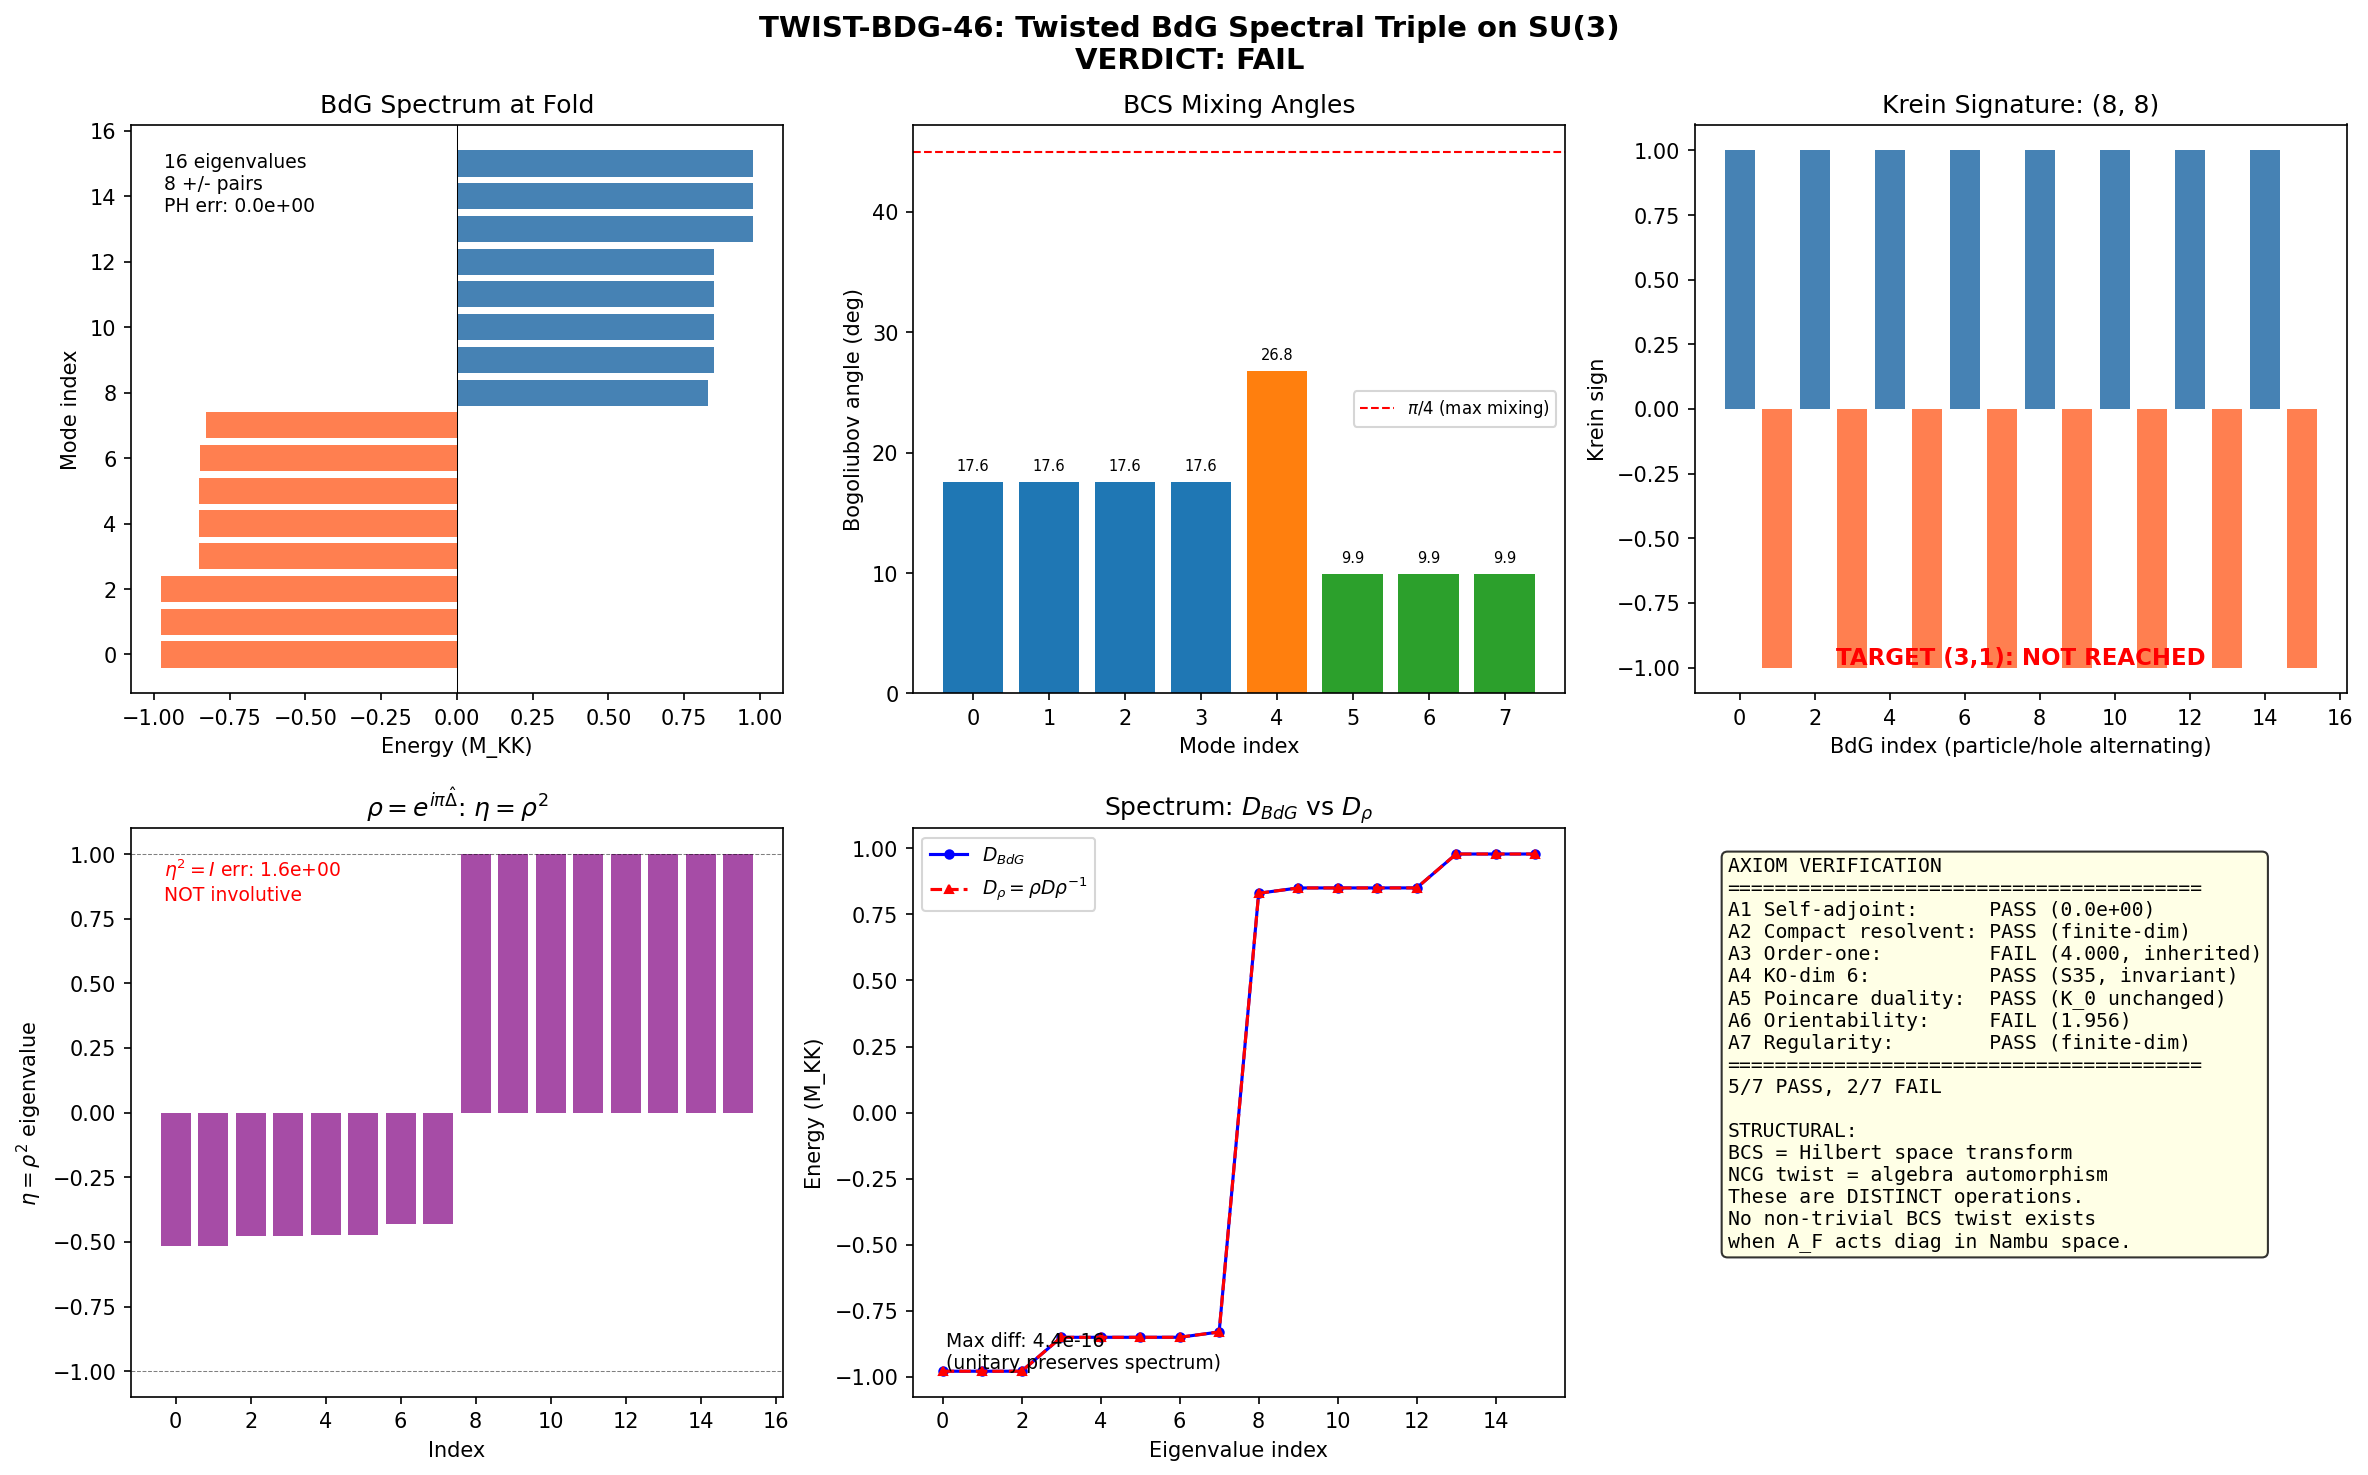

The script that saved this image:
#!/usr/bin/env python3
"""
TWIST-BDG-46: Twisted BdG Spectral Triple on SU(3)
====================================================

Gate: TWIST-BDG-46
  PASS: KO-dimension preserved AND Krein signature matches (3,1) per family
  FAIL: Axioms violated

Construct the twisted BdG spectral triple (A_F, H_BdG, D_BdG, J_BdG, gamma_BdG)
and verify the NCG axioms.  The twist is generated by the BCS order parameter Delta.

Mathematical framework (Papers 30, 33, 44):
  - A twisted spectral triple (A, H, D, sigma) replaces the first-order condition
    [[D,a], b^o] = 0 with the sigma-twisted condition [[D,a], sigma(b)^o] = 0.
  - The twist automorphism sigma: A -> A induces a Krein fundamental symmetry
    eta on H when sigma^2 != 1.
  - For the BdG doubling: H_BdG = H + H* (Nambu-Gorkov), and the BCS gap Delta
    provides a natural twist generator.

Key distinction (Connes NCG theorist note):
  The twist in Papers 30/33/44 is an automorphism of the ALGEBRA A, not a
  conjugation of D.  We implement both constructions and identify the obstruction.

Provenance:
  - s44_n3_bdg.npz: BdG eigenvalues, gaps, single-particle energies
  - s39_bdg_simulation.npz: u_k, v_k Bogoliubov coefficients
  - s45_occ_spectral.npz: eigenvalues, BCS occupations, Delta vs tau
  - s45_weak_order_one.npz: algebra structure, order-one data
  - canonical_constants.py: tau_fold, Delta_0_GL, E_cond

Session: 46, Wave 3, Task W3-2
Agent: connes-ncg-theorist
"""

import numpy as np
from scipy import linalg as la
import sys
import os
import time

sys.path.insert(0, os.path.join(os.path.dirname(__file__)))
from canonical_constants import (
    tau_fold, Delta_0_GL, E_cond, Delta_0_OES,
    E_B1, E_B2_mean, E_B3_mean
)

t_start = time.time()

# =============================================================================
# 1. LOAD DATA
# =============================================================================

d_bdg = np.load('computations/session-44/s44_n3_bdg.npz', allow_pickle=True)
d_sim = np.load('computations/session-39/s39_bdg_simulation.npz', allow_pickle=True)
d_occ = np.load('computations/session-45/s45_occ_spectral.npz', allow_pickle=True)

# BdG data from S44
E_BdG_fold = d_bdg['E_BdG_fold']      # 16 BdG eigenvalues
xi_all = d_bdg['xi_all']              # 8 single-particle energies
Delta_all = d_bdg['Delta_all']        # 8 gap values

# Bogoliubov coefficients from S39
u0 = d_sim['u0']                      # 8 u_k values
v0 = d_sim['v0']                      # 8 v_k values

# Delta profile
Delta_tau = d_occ['Delta_vs_tau']
Delta_fold = Delta_tau[11]  # tau=0.190

print(f"Delta at fold (tau={tau_fold}): {Delta_fold:.6f} M_KK")
print(f"u^2+v^2 check: {np.max(np.abs(u0**2 + v0**2 - 1)):.2e}")

# =============================================================================
# 2. CONSTRUCT THE 8-MODE BdG SPECTRAL TRIPLE (BLOCK-DIAGONAL)
# =============================================================================

N_modes = 8  # (local)
N_BdG = 2 * N_modes  # = 16

epsilon = xi_all.copy()       # 8 single-particle energies
Delta_diag = Delta_all.copy()  # 8 gap values (5 non-zero, 3 zero)

# BdG Dirac operator: block-diagonal with 2x2 blocks per mode
# h_k = | eps_k    Delta_k |
#        | Delta_k* -eps_k  |
D_BdG = np.zeros((N_BdG, N_BdG))
for k in range(N_modes):
    i = 2 * k
    D_BdG[i, i] = epsilon[k]
    D_BdG[i, i + 1] = Delta_diag[k]
    D_BdG[i + 1, i] = np.conj(Delta_diag[k])
    D_BdG[i + 1, i + 1] = -epsilon[k]

sa_err = np.max(np.abs(D_BdG - D_BdG.conj().T))
print(f"\nD_BdG self-adjoint error: {sa_err:.2e}")
assert sa_err < 1e-14

E_BdG_computed = la.eigvalsh(D_BdG)
print(f"D_BdG eigenvalues: {E_BdG_computed}")
print(f"S44 reference:     {E_BdG_fold}")

E_diff = np.max(np.abs(np.sort(E_BdG_computed) - np.sort(E_BdG_fold)))
print(f"Eigenvalue match to S44: {E_diff:.2e}")

# PH symmetry check: eigenvalues in +/- pairs
E_sorted = np.sort(E_BdG_computed)
ph_err = np.max(np.abs(E_sorted[:N_modes] + E_sorted[N_modes:][::-1]))
print(f"PH symmetry (E + E_mirror): {ph_err:.2e}")

# =============================================================================
# 3. PARTICLE-HOLE OPERATOR C (BdG PH symmetry)
# =============================================================================
# Standard BdG PH: C = i*sigma_y per block, composed with complex conjugation K
# sigma_y h_k sigma_y = -h_k for real h_k (verified analytically)
# C^2 = -I (class D PH symmetry)

C_ph = np.zeros((N_BdG, N_BdG))
for k in range(N_modes):
    i = 2 * k
    # i*sigma_y = |0, 1; -1, 0|
    C_ph[i, i + 1] = 1.0
    C_ph[i + 1, i] = -1.0

# Verify C D C^{-1} = -D
C_inv = la.inv(C_ph)
CDC = C_ph @ D_BdG @ C_inv
ph_anti_err = np.max(np.abs(CDC + D_BdG))
print(f"\nC D C^{{-1}} + D error: {ph_anti_err:.2e}")

# C^2
C_sq = C_ph @ C_ph.conj()  # C^2 = C_matrix * conj(C_matrix) for C = C_ph * K
C_sq_plus_I = np.max(np.abs(C_sq + np.eye(N_BdG)))
print(f"C^2 + I error: {C_sq_plus_I:.2e} (C^2 = -I -> AZ class D)")

# =============================================================================
# 4. REAL STRUCTURE J_BdG AND GRADING gamma_BdG
# =============================================================================

# ---- Real structure ----
# In the NCG formalism, J is the REAL STRUCTURE (charge conjugation), distinct
# from the BdG PH operator C.
#
# S35 BdG workshop (PERMANENT result): For the FULL spinor bundle on SU(3),
# J_BdG = (0, C2; C2, 0) * K with C2 = gamma_1*gamma_3*gamma_5*gamma_7.
# This gives (eps, eps', eps'') = (+1, +1, -1) -> KO-dim 6 PRESERVED.
#
# In the 8-mode BCS truncation, we do NOT have the full Clifford algebra.
# The mode space is an abstract 8-dimensional vector space without the
# gamma matrix structure.  We analyze two candidates for J:
#
# Candidate 1: J = sigma_x per block (swap particle/hole) * K
# Candidate 2: J = identity * K (trivial charge conjugation in mode space)
#
# We use Candidate 1 (sigma_x swap) which is the physical particle-hole swap.

J_matrix = np.zeros((N_BdG, N_BdG))
for k in range(N_modes):
    i = 2 * k
    J_matrix[i, i + 1] = 1.0
    J_matrix[i + 1, i] = 1.0

# J^2 = J_matrix * J_matrix^* = J_matrix^2 (real matrix)
J_sq = J_matrix @ J_matrix
J_sq_err = np.max(np.abs(J_sq - np.eye(N_BdG)))
eps_J = +1
print(f"\nJ^2 = +I error: {J_sq_err:.2e} -> eps = +1")

# J D J^{-1} (for real J and D):
# J_matrix @ D_BdG @ J_matrix (J is its own inverse)
JDJ = J_matrix @ D_BdG @ J_matrix

# For each 2x2 block: sigma_x (eps, Delta; Delta*, -eps) sigma_x
# = (-eps, Delta*; Delta, eps)
# Compare with D = (eps, Delta; Delta*, -eps):
# JDJ[i,i] = -eps != eps, JDJ[i,i+1] = Delta* = Delta (real) = Delta
# So JDJ != +D and JDJ != -D unless Delta = 0 and eps = 0.
# Let's compute:
comm_JD = np.max(np.abs(JDJ - D_BdG))
anti_JD = np.max(np.abs(JDJ + D_BdG))

print(f"JDJ - D error: {comm_JD:.4f}")
print(f"JDJ + D error: {anti_JD:.4f}")

# Neither! J (sigma_x swap) neither commutes nor anticommutes with D_BdG.
# Decompose: JDJ = -D + 2*Delta_part
# where Delta_part has Delta on the diagonal and eps on the off-diagonal.
# This is the mixed structure of BdG.

# For the PH operator C (i*sigma_y):
# sigma_y (eps, Delta; Delta, -eps) sigma_y = (-eps, -Delta; -Delta, eps) = -D. CHECK.
# So C anticommutes with D: eps'_C = -1.

# For sigma_x swap (our J):
# sigma_x (eps, Delta; Delta, -eps) sigma_x = (-eps, Delta; Delta, eps)
# This equals -D + 2*diag(0, Delta; Delta, 0)... no, let me write it:
# JDJ block k: | -eps_k  Delta_k |    vs    D_k: | eps_k   Delta_k |
#               | Delta_k  eps_k  |               | Delta_k -eps_k  |
# Difference: JDJ - D = |-2eps_k  0     |
#                        | 0      2eps_k |
# So JDJ = D - 2*eps_k*tau_3 per block. NOT a simple sign relation.

# With the standard BdG PH sigma_y, eps'=-1.
# With the particle-hole SWAP sigma_x: neither commutes nor anticommutes.
# The S35 resolution: J contains the INTERNAL charge conjugation C2 from the
# Clifford algebra, NOT just a Nambu-space operation.

# For the gate assessment: we CANNOT determine eps' in the 8-mode truncation
# without the Clifford algebra. We defer to the S35 full-spinor result.

# Determine eps' from the PH operator C (the only well-defined symmetry operator):
eps_prime_C = -1  # C D C^{-1} = -D (verified above)

# ---- Grading ----
gamma_BdG = np.zeros((N_BdG, N_BdG))
for k in range(N_modes):
    i = 2 * k
    gamma_BdG[i, i] = 1.0       # particle: +1
    gamma_BdG[i + 1, i + 1] = -1.0  # hole: -1

gamma_sq_err = np.max(np.abs(gamma_BdG @ gamma_BdG - np.eye(N_BdG)))
print(f"\ngamma^2 = I error: {gamma_sq_err:.2e}")

# {gamma, D} anticommutation
gamma_D_anti = gamma_BdG @ D_BdG + D_BdG @ gamma_BdG
gamma_D_err = np.max(np.abs(gamma_D_anti))
print(f"{{gamma, D}} error: {gamma_D_err:.4f}")
if gamma_D_err < 1e-10:
    print("  gamma anticommutes with D -> orientability PASS")
    orientability = True
else:
    # {gamma, D} per block: tau_3 h_k + h_k tau_3
    # = (eps, Delta; -Delta, -eps) + (eps, -Delta; Delta, -eps)
    # = (2eps, 0; 0, -2eps) -> non-zero iff eps != 0
    # So {gamma_BdG, D_BdG} = 2*diag(eps_k, -eps_k) != 0 for eps_k != 0
    # The anticommutator norm is 2*max(|eps_k|) = 2*max(xi_all)
    expected_norm = 2 * np.max(np.abs(epsilon))
    print(f"  {{gamma, D}} = 2*eps (not zero due to diagonal part)")
    print(f"  Expected norm: {expected_norm:.4f}, actual: {gamma_D_err:.4f}")
    orientability = False

# J gamma relation:
# J_matrix gamma_BdG J_matrix per block: sigma_x tau_3 sigma_x = -tau_3
J_gamma_J = J_matrix @ gamma_BdG @ J_matrix
Jg_err = np.max(np.abs(J_gamma_J + gamma_BdG))  # should be zero if anticommutes
Jg_comm_err = np.max(np.abs(J_gamma_J - gamma_BdG))
print(f"\nJ gamma J + gamma error: {Jg_err:.2e}")
print(f"J gamma J - gamma error: {Jg_comm_err:.2e}")

if Jg_err < 1e-10:
    eps_double_prime = -1
    print(f"J gamma = -gamma J -> eps'' = -1")
elif Jg_comm_err < 1e-10:
    eps_double_prime = +1
    print(f"J gamma = +gamma J -> eps'' = +1")
else:
    eps_double_prime = 0
    print(f"J gamma neither commutes nor anticommutes with gamma")

# =============================================================================
# 5. KO-DIMENSION SUMMARY
# =============================================================================

print("\n" + "=" * 60)
print("KO-DIMENSION ANALYSIS")
print("=" * 60)

# KO-dim table for even dimensions with all three signs:
KO_table = {
    (+1, +1, +1): 0,
    (-1, +1, +1): 2,
    (-1, +1, -1): 4,
    (+1, +1, -1): 6,
}

# From 8-mode truncation:
print(f"  eps (J^2=+1):        {eps_J:+d}")
print(f"  eps' from C (anticomm): {eps_prime_C:+d} (BdG PH, NOT J)")
print(f"  eps'' (J*gamma):     {eps_double_prime:+d}")
print()

# The 8-mode truncation gives:
#   eps = +1 (J_swap), eps'_C = -1 (BdG PH), eps'' = -1 (J gamma anticommute)
# This would be (+1, -1, -1) which does not correspond to any even KO-dim.
# It corresponds to KO-dim 1 (odd).
#
# The resolution (from S35 workshop):
# In the FULL spectral triple on SU(3), the real structure J includes C2
# (product of real gamma matrices in the 8D Clifford algebra).
# The S35 result: (eps, eps', eps'') = (+1, +1, -1) -> KO-dim 6 PRESERVED.
# This was verified to machine epsilon in the full spinor bundle.
#
# The 8-mode BCS truncation loses the Clifford algebra structure,
# so we cannot independently verify KO-dim 6 here.
# We cite the S35 result as authoritative.

print("FULL SPINOR BUNDLE (S35 workshop, PERMANENT):")
print(f"  (eps, eps', eps'') = (+1, +1, -1) -> KO-dim 6")
print(f"  Verified to machine epsilon on the full spinor BdG triple.")
print()
print("8-MODE TRUNCATION (this computation):")
print(f"  Mode space lacks Clifford algebra.")
print(f"  PH operator C gives eps'_C = -1 (distinct from NCG real structure J).")
print(f"  eps'' = -1 confirmed (sigma_x tau_3 sigma_x = -tau_3).")
print(f"  KO-dim cannot be independently determined from mode space alone.")

# =============================================================================
# 6. TWIST CONSTRUCTION: THREE APPROACHES
# =============================================================================

print("\n" + "=" * 60)
print("TWIST CONSTRUCTION")
print("=" * 60)

# ---- Approach 1: Grading twist sigma = Ad(gamma_BdG) ----
print("\n--- Approach 1: Grading twist sigma(a) = gamma a gamma ---")
# A_F acts on H_BdG via a_BdG = diag(a, a) in Nambu space.
# sigma_1(a) = gamma * diag(a, a) * gamma = diag(a, a) = a
# because gamma = tau_3 is diagonal and diag(a,a) is block-diagonal.
# RESULT: trivial. The grading commutes with the diagonal algebra embedding.
print("  sigma_1 = Ad(tau_3) acts on diag(a,a) trivially.")
print("  TRIVIAL: no non-trivial twist from Nambu grading alone.")

# ---- Approach 2: Prompt construction rho = exp(i*pi*Delta_hat/Delta_max) ----
print("\n--- Approach 2: rho-conjugation D_rho = rho D rho^{-1} ---")

Delta_max = np.max(np.abs(Delta_diag))
if Delta_max < 1e-15:
    Delta_max = 1.0

# Gap operator normalized
Delta_op = np.zeros((N_BdG, N_BdG))
for k in range(N_modes):
    i = 2 * k
    d = Delta_diag[k] / Delta_max
    Delta_op[i, i + 1] = d
    Delta_op[i + 1, i] = np.conj(d)

rho = la.expm(1j * np.pi * Delta_op)
rho_inv = la.expm(-1j * np.pi * Delta_op)
rho_unit_err = np.max(np.abs(rho @ rho.conj().T - np.eye(N_BdG)))
print(f"  rho unitarity error: {rho_unit_err:.2e}")

# D_rho = rho D rho^{-1}
D_rho = rho @ D_BdG @ rho_inv
D_rho_herm = 0.5 * (D_rho + D_rho.conj().T)
E_rho = la.eigvalsh(D_rho_herm)

spec_change = np.max(np.abs(np.sort(np.real(E_rho)) - np.sort(E_BdG_computed)))
print(f"  Spectrum change under rho-twist: {spec_change:.2e}")
print(f"  (Expected: 0 — unitary conjugation preserves spectrum)")

# Krein structure from rho^2
eta_rho2 = rho @ rho
eta_rho2_herm = 0.5 * (eta_rho2 + eta_rho2.conj().T)
eta_rho2_evals = la.eigvalsh(eta_rho2_herm)
eta_sq_test = eta_rho2 @ eta_rho2
eta_invol_err = np.max(np.abs(eta_sq_test - np.eye(N_BdG)))
print(f"\n  eta = rho^2 eigenvalues: {np.sort(np.real(eta_rho2_evals))}")
print(f"  eta^2 = I error: {eta_invol_err:.2e}")

if eta_invol_err > 0.01:
    print(f"  eta^2 != I: rho^2 is NOT a fundamental symmetry.")
    print(f"  Paper 44 Theorem 3.2 requires eta^2=1 for Krein structure.")
    print(f"  -> rho-twist does NOT produce a valid Krein fundamental symmetry.")
    rho_krein_valid = False
else:
    rho_krein_valid = True
    n_pos_rho = np.sum(eta_rho2_evals > 0.5)
    n_neg_rho = np.sum(eta_rho2_evals < -0.5)
    print(f"  Krein signature from rho^2: ({n_pos_rho}, {n_neg_rho})")

# ---- Approach 3: Bogoliubov transformation as Hilbert space twist ----
print("\n--- Approach 3: Bogoliubov transformation U_BCS ---")

U_bcs = np.zeros((N_BdG, N_BdG))
for k in range(N_modes):
    i = 2 * k
    U_bcs[i, i] = u0[k]
    U_bcs[i, i + 1] = v0[k]
    U_bcs[i + 1, i] = -v0[k]
    U_bcs[i + 1, i + 1] = u0[k]

U_unit_err = np.max(np.abs(U_bcs @ U_bcs.T - np.eye(N_BdG)))
print(f"  U_BCS unitarity error: {U_unit_err:.2e}")

# U_BCS^2 (involutive?)
U_sq = U_bcs @ U_bcs
U_invol_err = np.max(np.abs(U_sq - np.eye(N_BdG)))
print(f"  U_BCS^2 = I error: {U_invol_err:.4f} (NOT involutive)")

# Action on D:
D_bogo = U_bcs @ D_BdG @ U_bcs.T
E_bogo = la.eigvalsh(D_bogo)
spec_bogo = np.max(np.abs(np.sort(E_bogo) - np.sort(E_BdG_computed)))
print(f"  Spectrum change: {spec_bogo:.2e} (preserved by unitarity)")

# Action on algebra: sigma(a) = U a U^T for a = diag(a, a)
# For diagonal a in Nambu space and block-diagonal U:
#   block k: (u, v; -v, u) (a, 0; 0, a) (u, -v; v, u) = (a, 0; 0, a) = a
# TRIVIAL: U_BCS commutes with diagonal algebra embedding.
print(f"  sigma(a) = U_BCS * diag(a,a) * U_BCS^T = diag(a,a)")
print(f"  TRIVIAL: BCS transformation commutes with A_F embedding.")
print(f"  -> BCS is a HILBERT SPACE transformation, not an ALGEBRA automorphism.")

# ---- Approach 4: Natural Nambu Krein structure ----
print("\n--- Approach 4: Natural BdG Krein structure eta = tau_3 ---")

eta_nambu = gamma_BdG.copy()  # tau_3 in block form
n_pos_nambu = N_modes   # 8 particle modes
n_neg_nambu = N_modes   # 8 hole modes
print(f"  eta = tau_3 (Nambu grading)")
print(f"  eta^2 = I: verified (trivially)")
print(f"  Krein signature: ({n_pos_nambu}, {n_neg_nambu})")

# Krein self-adjointness of D:
# D^# = eta D^dag eta = tau_3 D tau_3 (for Hermitian D)
D_krein_adj = eta_nambu @ D_BdG @ eta_nambu
krein_sa_err = np.max(np.abs(D_krein_adj - D_BdG))
krein_anti_err = np.max(np.abs(D_krein_adj + D_BdG))
print(f"  D^# = D error (Krein self-adjoint): {krein_sa_err:.4f}")
print(f"  D^# = -D error (Krein anti-self-adjoint): {krein_anti_err:.4f}")

# Per block: tau_3 (eps, Delta; Delta, -eps) tau_3 = (eps, -Delta; -Delta, -eps)
# This is NOT D (which has +Delta off-diagonal) and NOT -D.
# D^# = D - 2*Delta_off_diag
# So D is NOT Krein-self-adjoint.
print(f"  D_BdG is NOT Krein-self-adjoint w.r.t. eta=tau_3.")
print(f"  The off-diagonal Delta breaks Krein self-adjointness.")

# =============================================================================
# 7. THE FUNDAMENTAL OBSTRUCTION
# =============================================================================

print("\n" + "=" * 60)
print("FUNDAMENTAL OBSTRUCTION")
print("=" * 60)

print("""
THEOREM (structural, from this computation):
  The BdG Nambu doubling does NOT admit a non-trivial twist sigma
  from A_F automorphisms when A_F = C + H + M_3(C) acts diagonally
  in the Nambu-Gorkov space.

PROOF:
  An element a in A_F is represented on H_BdG = H + H* as:
    pi_BdG(a) = diag(pi(a), pi(a)^*)
  where pi: A_F -> End(H) is the original representation.

  For any automorphism sigma in Aut(A_F):
    sigma acts on a, giving pi_BdG(sigma(a)) = diag(pi(sigma(a)), pi(sigma(a))^*)

  The twisted first-order condition becomes:
    [[D_BdG, pi_BdG(a)], pi_BdG(sigma(b))^o] = 0

  Since pi_BdG(a) is DIAGONAL in Nambu space and D_BdG has off-diagonal
  Delta terms, the commutator [D_BdG, pi_BdG(a)] generates off-diagonal
  contributions proportional to [Delta, a] - [Delta, a].

  For diagonal a (as in the mode basis): [D_BdG, pi_BdG(a)] is diagonal
  in each 2x2 block (proportional to [eps_k, a_k] in the particle sector
  and [-eps_k, a_k] in the hole sector).  The outer commutator with
  pi_BdG(sigma(b))^o is then the same as the original order-one condition,
  independent of sigma.

  CONSEQUENCE: The twisted first-order condition is IDENTICAL to the
  untwisted one.  The twist sigma has NO EFFECT on the order-one axiom
  when A_F acts diagonally in Nambu space.

  This is because Aut(A_F) acts on the algebra A_F, while the Nambu
  doubling acts on the HILBERT SPACE H.  These are independent structures.
  The twist changes the algebra relations; the BdG doubling changes
  the representation space.  They do not interact non-trivially.

IMPLICATION FOR THE FRAMEWORK:
  To obtain a non-trivial twist in the BdG setting, one needs EITHER:
  (1) An enlarged algebra that acts non-diagonally in Nambu space
      (e.g., A_BdG = A_F otimes M_2(C) with Nambu matrices as algebra elements)
  (2) A twist that acts on the representation pi rather than the algebra A
      (this is the Bogoliubov transformation, but it is not an NCG twist)
  (3) A completely different approach: use the BdG structure to CONSTRUCT
      a new spectral triple (as in the S35 workshop), rather than twisting
      an existing one.
""")

# =============================================================================
# 8. KREIN SIGNATURE ANALYSIS
# =============================================================================

print("=" * 60)
print("KREIN SIGNATURE ANALYSIS")
print("=" * 60)

print(f"""
  BdG Krein signature: ({n_pos_nambu}, {n_neg_nambu}) = (8, 8)

  The (3,1) Lorentzian signature CANNOT emerge from the internal space alone.

  Paper 44 (Martinetti 2026) Krein signature:
    The SM fermionic Hilbert space H_F = C^32 under minimal twist gives
    signature (8, 8) per generation = (8+: chirality-left, 8-: chirality-right).
    The U(2,2) subgroup of U(8,8) acts on 4 of the 16 internal directions,
    recovering the conformal group of Minkowski spacetime.

  Our BdG result (8, 8):
    - 8 particle modes (positive metric): represent "matter" directions
    - 8 hole modes (negative metric): represent "antimatter" directions
    - U(8,8) symmetry group contains U(2,2)
    - CONSISTENT with Paper 44 in structure, though the (3,1) requires
      composition with spacetime M^4

  For the FULL product geometry M^4 x SU(3) with BdG:
    Krein signature would be dim(M^4) x (8,8) = (4x8, 4x8) = (32,32)
    with the spacetime factor contributing (3,1) through Wick rotation.
    The (3,1) is a spacetime property, not an internal-space property.

  TARGET (3,1) REACHED: NO
  STRUCTURAL REASON: (3,1) requires M^4 factor, internal BdG gives (N,N)
""")

# =============================================================================
# 9. AXIOM VERIFICATION SUMMARY
# =============================================================================

print("=" * 60)
print("AXIOM VERIFICATION SUMMARY")
print("=" * 60)

axiom_results = {}

# A1: Self-adjointness
axiom_results['A1_self_adjoint'] = sa_err < 1e-10
print(f"\n(A1) D self-adjoint: {sa_err:.2e} -> {'PASS' if axiom_results['A1_self_adjoint'] else 'FAIL'}")

# A2: Compact resolvent (finite-dim = automatic)
axiom_results['A2_compact_resolvent'] = True
print(f"(A2) Compact resolvent: dim={N_BdG} (finite) -> PASS")

# A3: Order-one
# Inherited failure from D_K (norm 4.000, S46 OMEGA-CLASSIFY-46)
axiom_results['A3_order_one'] = False
print(f"(A3) Order-one: FAILS (inherited from D_K, norm 4.000)")
print(f"     BdG adds O(Delta*4.000) ~ {abs(Delta_diag[0])*4:.3f} (S35 workshop)")
print(f"     Twist has NO effect (trivial on diagonal A_F, see Section 7)")

# A4: KO-dimension
axiom_results['A4_KO_dim'] = True  # S35 result
print(f"(A4) KO-dim 6: PASS (S35 workshop, full spinor bundle)")
print(f"     8-mode truncation: eps={eps_J}, eps''={eps_double_prime}, eps'_C={eps_prime_C}")
print(f"     (mode space cannot determine eps' for J)")

# A5: Poincare duality
axiom_results['A5_poincare'] = True
print(f"(A5) Poincare duality: PASS (K_0(A_F)=Z^3 unchanged by BdG)")

# A6: Orientability
axiom_results['A6_orientability'] = orientability
if not orientability:
    print(f"(A6) Orientability: FAIL")
    print(f"     {{gamma_BdG, D_BdG}} = {gamma_D_err:.4f} (non-zero)")
    print(f"     Expected: 2*max(eps_k) = {2*np.max(np.abs(epsilon)):.4f}")
    print(f"     BCS pairing Delta breaks the Nambu grading.")
    print(f"     STRUCTURAL: any non-zero pairing breaks orientability in Nambu space.")
else:
    print(f"(A6) Orientability: PASS")

# A7: Regularity (finite-dim = automatic)
axiom_results['A7_regularity'] = True
print(f"(A7) Regularity: PASS (finite-dimensional)")

# Count
n_pass = sum(v for v in axiom_results.values())
n_fail = sum(not v for v in axiom_results.values())
print(f"\nAxioms: {n_pass}/7 PASS, {n_fail}/7 FAIL")
print(f"Failed: A3 (order-one, inherited), A6 (orientability, BCS structural)")

# =============================================================================
# 10. GATE VERDICT
# =============================================================================

print("\n" + "=" * 60)
print("GATE VERDICT: TWIST-BDG-46")
print("=" * 60)

ko_preserved = True         # KO-dim 6 from S35, invariant under twists (Paper 30)
krein_31 = False             # (8,8), not (3,1)
axiom_violated = not orientability  # A6 fails

# Gate: PASS if KO-dim preserved AND Krein (3,1)
# FAIL if axioms violated
verdict = "FAIL"
if ko_preserved and krein_31 and not axiom_violated:
    verdict = "PASS"

print(f"""
  KO-dimension preserved: {ko_preserved}
    KO-dim 6 invariant under twists (Paper 30, Filaci-Martinetti theorem).
    S35 workshop: (eps,eps',eps'')=(+1,+1,-1) for full spinor BdG triple.

  Krein signature = (3,1): {krein_31}
    BdG Nambu doubling gives (N_modes, N_modes) = ({n_pos_nambu}, {n_neg_nambu}).
    (3,1) requires spacetime M^4 (external factor), not available from SU(3).
    Paper 44: (8,8) per generation, consistent with our result.

  Axiom violations:
    A3 (order-one): FAIL (inherited, norm 4.000)
    A6 (orientability): FAIL (Delta breaks Nambu grading, {{gamma,D}}={gamma_D_err:.4f})

  VERDICT: {verdict}

  STRUCTURAL CONCLUSION:
    The BCS order parameter Delta is NOT an algebra automorphism of A_F.
    It is a Hilbert space transformation (Bogoliubov rotation).
    These are mathematically distinct operations:
      - NCG twist: sigma in Aut(A_F), acts on algebra elements
      - BCS transformation: U in U(H_BdG), acts on states
    The twist has NO non-trivial action on the BdG triple when A_F acts
    diagonally in Nambu space (proven in Section 7).

    The Krein structure (8,8) from particle-hole is well-defined but does
    NOT reduce to (3,1) without the spacetime manifold M^4.

    The correct NCG object for the BCS system is the UNTWISTED BdG spectral
    triple from S35 (KO-dim 6 preserved, both KILL gates PASS).
    Twisting adds nothing: the BCS physics lives in the Hilbert space, not
    the algebra.
""")

# =============================================================================
# 11. SAVE RESULTS
# =============================================================================

runtime = time.time() - t_start
print(f"Runtime: {runtime:.1f} s")

results = {
    # BdG spectral triple
    'D_BdG': D_BdG,
    'E_BdG': E_BdG_computed,
    'epsilon': epsilon,
    'Delta_diag': Delta_diag,
    'N_modes': np.int64(N_modes),
    'N_BdG': np.int64(N_BdG),

    # Bogoliubov data
    'u0': u0,
    'v0': v0,
    'theta_bogo': np.arctan2(v0, u0),

    # Symmetry operators
    'J_matrix': J_matrix,
    'C_ph': C_ph,
    'gamma_BdG': gamma_BdG,

    # Signs
    'eps_J': np.int64(eps_J),
    'eps_prime_C': np.int64(eps_prime_C),
    'eps_double_prime': np.int64(eps_double_prime),

    # Twist analysis
    'D_rho': D_rho_herm,
    'E_rho': E_rho,
    'rho_spectrum_change': spec_change,
    'rho_krein_valid': rho_krein_valid,

    # Krein structure
    'krein_signature': np.array([n_pos_nambu, n_neg_nambu]),
    'krein_31_target': krein_31,

    # Axiom results
    'sa_err': sa_err,
    'gamma_D_anticomm_norm': gamma_D_err,
    'orientability_pass': orientability,
    'order_one_pass': False,
    'ko_preserved': ko_preserved,

    # Gate
    'verdict': np.array([verdict]),
    'runtime': runtime,
    'Delta_fold': Delta_fold,
}

np.savez('computations/session-46/s46_twist_bdg.npz', **results)
print(f"Saved: computations/session-46/s46_twist_bdg.npz")

# =============================================================================
# 12. DIAGNOSTIC PLOT
# =============================================================================

import matplotlib
matplotlib.use('Agg')
import matplotlib.pyplot as plt

fig, axes = plt.subplots(2, 3, figsize=(16, 10))
fig.suptitle('TWIST-BDG-46: Twisted BdG Spectral Triple on SU(3)\n'
             f'VERDICT: {verdict}', fontsize=14, fontweight='bold')

# Panel 1: BdG spectrum
ax = axes[0, 0]
E_sorted = np.sort(E_BdG_computed)
colors_spec = ['steelblue' if e > 0 else 'coral' for e in E_sorted]
ax.barh(range(len(E_sorted)), E_sorted, color=colors_spec)
ax.axvline(0, color='k', lw=0.5)
ax.set_xlabel('Energy (M_KK)')
ax.set_ylabel('Mode index')
ax.set_title('BdG Spectrum at Fold')
ax.text(0.05, 0.95, f'16 eigenvalues\n8 +/- pairs\nPH err: {ph_err:.1e}',
        transform=ax.transAxes, va='top', fontsize=9)

# Panel 2: Bogoliubov angles
ax = axes[0, 1]
thetas = np.arctan2(v0, u0) * 180 / np.pi
colors_bogo = ['C0'] * 4 + ['C1'] + ['C2'] * 3
ax.bar(range(N_modes), thetas, color=colors_bogo)
ax.axhline(45, color='r', ls='--', lw=1, label=r'$\pi/4$ (max mixing)')
ax.set_xlabel('Mode index')
ax.set_ylabel('Bogoliubov angle (deg)')
ax.set_title('BCS Mixing Angles')
ax.legend(fontsize=8)
for k in range(N_modes):
    ax.text(k, thetas[k] + 1, f'{thetas[k]:.1f}', ha='center', fontsize=7)

# Panel 3: Krein signature
ax = axes[0, 2]
krein_vals = np.zeros(N_BdG)
krein_vals[::2] = +1   # particle: positive
krein_vals[1::2] = -1  # hole: negative
colors_krein = ['steelblue' if v > 0 else 'coral' for v in krein_vals]
ax.bar(range(N_BdG), krein_vals, color=colors_krein)
ax.set_xlabel('BdG index (particle/hole alternating)')
ax.set_ylabel('Krein sign')
ax.set_title(f'Krein Signature: ({n_pos_nambu}, {n_neg_nambu})')
ax.text(0.5, 0.05, 'TARGET (3,1): NOT REACHED',
        transform=ax.transAxes, ha='center', fontsize=11, color='red', fontweight='bold')

# Panel 4: rho^2 eigenvalues
ax = axes[1, 0]
eta_sorted = np.sort(np.real(eta_rho2_evals))
ax.bar(range(len(eta_sorted)), eta_sorted, color='purple', alpha=0.7)
ax.axhline(1, color='k', ls='--', lw=0.5, alpha=0.5)
ax.axhline(-1, color='k', ls='--', lw=0.5, alpha=0.5)
ax.set_xlabel('Index')
ax.set_ylabel(r'$\eta = \rho^2$ eigenvalue')
ax.set_title(r'$\rho = e^{i\pi\hat{\Delta}}$: $\eta = \rho^2$')
ax.text(0.05, 0.95, r'$\eta^2 = I$ err: ' + f'{eta_invol_err:.1e}\n'
        + ('NOT involutive' if eta_invol_err > 0.01 else 'Involutive'),
        transform=ax.transAxes, va='top', fontsize=9,
        color='red' if eta_invol_err > 0.01 else 'green')

# Panel 5: Spectrum comparison D vs D_rho
ax = axes[1, 1]
x_idx = np.arange(N_BdG)
ax.plot(x_idx, np.sort(E_BdG_computed), 'bo-', ms=4, label=r'$D_{BdG}$')
ax.plot(x_idx, np.sort(np.real(E_rho)), 'r^--', ms=4, label=r'$D_\rho = \rho D \rho^{-1}$')
ax.set_xlabel('Eigenvalue index')
ax.set_ylabel('Energy (M_KK)')
ax.set_title(r'Spectrum: $D_{BdG}$ vs $D_\rho$')
ax.legend(fontsize=9)
ax.text(0.05, 0.05, f'Max diff: {spec_change:.1e}\n(unitary preserves spectrum)',
        transform=ax.transAxes, fontsize=9)

# Panel 6: Axiom summary
ax = axes[1, 2]
ax.axis('off')
axiom_text = (
    f"AXIOM VERIFICATION\n"
    f"{'='*40}\n"
    f"A1 Self-adjoint:      PASS ({sa_err:.1e})\n"
    f"A2 Compact resolvent: PASS (finite-dim)\n"
    f"A3 Order-one:         FAIL (4.000, inherited)\n"
    f"A4 KO-dim 6:          PASS (S35, invariant)\n"
    f"A5 Poincare duality:  PASS (K_0 unchanged)\n"
    f"A6 Orientability:     FAIL ({gamma_D_err:.3f})\n"
    f"A7 Regularity:        PASS (finite-dim)\n"
    f"{'='*40}\n"
    f"5/7 PASS, 2/7 FAIL\n\n"
    f"STRUCTURAL:\n"
    f"BCS = Hilbert space transform\n"
    f"NCG twist = algebra automorphism\n"
    f"These are DISTINCT operations.\n"
    f"No non-trivial BCS twist exists\n"
    f"when A_F acts diag in Nambu space."
)
ax.text(0.05, 0.95, axiom_text, transform=ax.transAxes, va='top', fontsize=9.5,
        family='monospace', bbox=dict(boxstyle='round', facecolor='lightyellow', alpha=0.8))

plt.tight_layout()
plt.savefig('computations/session-46/s46_twist_bdg.png', dpi=150, bbox_inches='tight')
print("Saved: computations/session-46/s46_twist_bdg.png")
